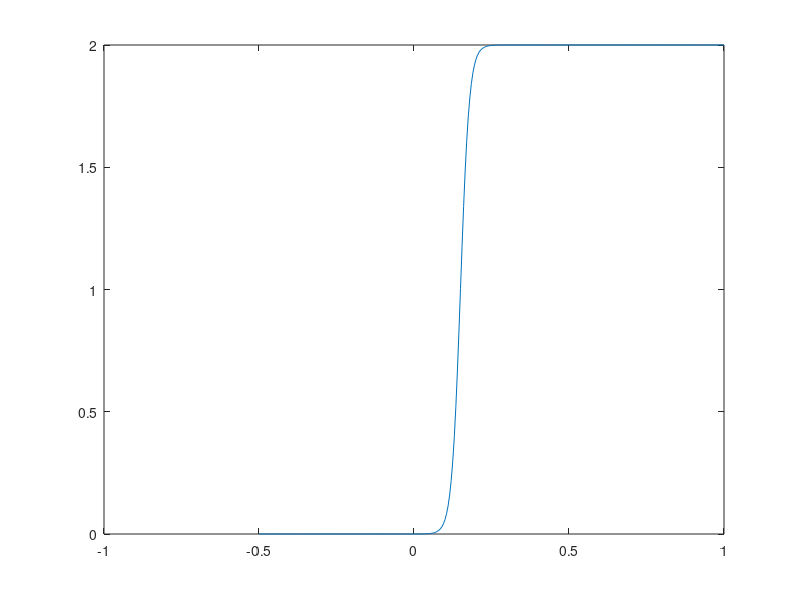

The MATLAB script that drew this image:
clc,clear all,close all;
x=[-0.5:0.005:1];

b=-0.14;
alpha=[0:0.1:5];
saturacion=1./(0.5+exp(-70*(x+b)));
figure
plot(x,saturacion)
A=[x',saturacion']